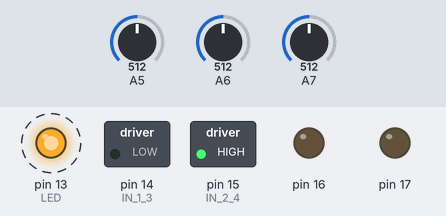
The sketch below on a simulated Arduino Nano, built with avr-gcc and run on an emulated ATmega328P. Parts: switched loads named in the sketch (green lamp = pin HIGH), output pins drawn as LEDs (lit = HIGH). Dashed ring = blinking. The inputs (shaded band) are chosen by the test bench; at power-on: A5 = 512, A6 = 512, A7 = 512.

Above: at 0.5 s.
Timing chart, 0 to 4.6 s (numbered marks = the images above):
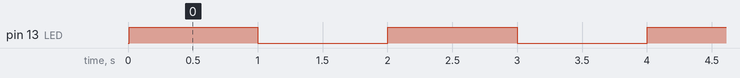

Measured:
- by itself, pin 13 (LED): alternates HIGH for 1.0 s and LOW for 1.0 s

The sketch:

main.ino
```cpp
#include <PID_v1.h>
#include <math.h>
using namespace std;

#include "structs.h"

double notes_per_second = 1.0;
// in centimeters
double note_length = 4;

int motor_power = 75;
//Positive turns right
int turn_trim = 10;


// Sensors

sensor left_sensor = {A5, 0};
sensor right_sensor = {A7, 0};
sensor note_sensor = {A6, 0};


void read_sensor(sensor *s) {
    s->reading = analogRead(s->port);
}

// TEMPORARY!
unsigned long last_peak = 0;
unsigned int delta_peak;


// Sine Wave

int sin_table[65];


void calculate_sin_table() {
    for (int i = 0; i <= 64; i++)
    if (i == 64) sin_table[i] = 127;
    else sin_table[i] = (int)(128 * sin(M_PI * i / 128));
}

int custom_sin(int theta) {
    if (theta < 0 || theta >= 256) {
      Serial.println("ERROR! theta value out of range");
      return 0;
    }
    if (0 <= theta && theta < 64) return 128 + sin_table[theta];
    else if (64 <= theta && theta < 128) return 128 + sin_table[128 - theta];
    else if (128 <= theta && theta < 192) return 128 - sin_table[theta - 128];
    else /*if (192 <= theta && theta < 256)*/ return 128 - sin_table[256 - theta];
}


// Speaker
int dir = 1, extension = 0;
int cutoff[] = {133, 148, 169, 195, 224, 252, 277};
int tuning_increment[] = {6, 7, 8, 9, 10, 11, 12, 13};
int note;


void read_note() {
  read_sensor(&note_sensor);
  int reading = note_sensor.reading;
  if (reading >= 295) note = 7;
  else {
    for (int i = 0; i < 7; i++) {
      if (reading < cutoff[i]) {
        note = i;
        break;
      }
    }
  }
}

void update_speaker() {
  read_note();
  for (int i = 0; i < 8; i++) {
    extension += dir * tuning_increment[note];
    if (extension >= 255) {
      dir = -1;
      extension = 255;

      delta_peak = micros() - last_peak;
      last_peak = micros();
    }
    else if (extension <= 0) {
      dir = 1;
      extension = 0;
    }

    PORTD = custom_sin(extension);
    delayMicroseconds(1);
  }
}


// Motors

// Both motors
#define IN_1_3 14
#define IN_2_4 15
// Left motor
#define ENABLE1 17
#define ENCLA 10
#define ENCLB 9
// Right motor
#define ENABLE2 16
#define ENCRA 11
#define ENCRB 12


Motor left;
Motor right;

void set_motor_pins(Motor m) {
  pinMode(m.en, OUTPUT);
  pinMode(m.enca, INPUT);
  pinMode(m.encb, INPUT);
}

void set_motor_power(Motor m, int rate) {
  analogWrite(m.en, rate);
}


// Follow Line

enum drift {
  RIGHT,
  LEFT,
  NONE
};

int right_turn_ratio = 0;
drift current_drift = NONE;

void follow_line() {
    read_sensor(&left_sensor);
    read_sensor(&right_sensor);

    // Has veered left
    if (left_sensor.reading > 160 /*&& right_sensor.reading < 200*/) { // Test values
        right_turn_ratio = 30; // Test value
        current_drift = LEFT;
    }
    // Has veered right
    else if (right_sensor.reading > 390 /*&& left_sensor.reading < 200*/) {
        right_turn_ratio = -20;
        current_drift = RIGHT;
    }
    /*
    // Was veering left, now is straight
    else if (current_drift == LEFT) {
        current_drift = NONE;
        // Correct the turn
        right_turn_ratio = -5; // Test value
    }
    // Was veering right, now is straight
    else if (current_drift == RIGHT) {
        current_drift = NONE;
        // Correct the turn
        right_turn_ratio = 5;
    }
    // Was straight last time, still is straight
    else {
        // finish correcting (if it was correcting at all)
        if (right_turn_ratio > 0) right_turn_ratio -= 1;
        if (right_turn_ratio < 0) right_turn_ratio += 1;
    }
  */
  else right_turn_ratio = 0;

}


// PID

const int tics_per_rotation = 1450;
const double meters_per_rotation = 0.251327412;
double target_RPM = ((double)4.5) / meters_per_rotation;

unsigned long curr_t;
int delta_t, delta_r;
double speed;

double kp = 0.5, ki = 0, kd = 0;
int target_speed;
double left_motor_power = 0, right_motor_power = 0;

//Create PID controllers
PID left_PID(&left.speed, &left_motor_power, &target_RPM, kp, ki, kd, DIRECT);
PID right_PID(&right.speed, &right_motor_power, &target_RPM, kp, ki, kd, DIRECT);

void update_motor_speed(Motor *m) {
  curr_t = millis();
  delta_t = curr_t - m->last_enc_time;
  //Serial.println(delta_t);
  if(delta_t > 10) {
    m->last_enc_time = curr_t;
    delta_r = m->encoder_reading - m->last_enc_reading;
    m->last_enc_reading = m->encoder_reading;
    double tps = ((double)delta_r) / ((double)delta_t);
    m->speed = tps*(double)60000/(double)tics_per_rotation;
  }
}

// Encoder
void update_encoder(Motor *m) {
  int enca_update_read = digitalRead(m->enca);
  if (m->enca_prev == LOW && enca_update_read == HIGH) {
    if (digitalRead(m->encb) == HIGH) m->encoder_reading++;
    else m->encoder_reading--;
  }
  m->enca_prev = enca_update_read;
}


unsigned long last_micros;
int delta_micros;

#define LED 13

void setup() {
  //bool state = IDLE;
  pinMode(note_sensor.port, INPUT);
  pinMode(left_sensor.port, INPUT);
  pinMode(right_sensor.port, INPUT);

  // pinMode(LEFT_MOTOR, OUTPUT);
  // pinMode(RIGHT_MOTOR, OUTPUT);
  // pinMode(SPEAKER, OUTPUT);

  //Setup our motors
  left.en = ENABLE1;
  left.enca = ENCLA;
  left.encb = ENCLB;
  left.speed = 0;
  left.encoder_reading = left.last_enc_reading = 0;
  left.enca_prev = LOW;
  left.last_enc_time = 0;

  right.en = ENABLE2;
  right.enca = ENCRA;
  right.encb = ENCRB;
  right.speed = 0;
  right.encoder_reading = right.last_enc_reading = 0;
  right.enca_prev = LOW;
  right.last_enc_time = 0;

  //Initialize Serial communcation
  Serial.begin(9600);

  //Set pin modes
  set_motor_pins(right);
  set_motor_pins(left);
  pinMode(left_sensor.port, INPUT);
  pinMode(right_sensor.port, INPUT);
  pinMode(note_sensor.port, INPUT);
  pinMode(LED, OUTPUT);
  pinMode(IN_1_3, OUTPUT);
  pinMode(IN_2_4, OUTPUT);

  //Set motor states
  digitalWrite(IN_1_3, LOW);
  digitalWrite(IN_2_4, HIGH);

  //Enable PID controllers
  left_PID.SetMode(AUTOMATIC);
  right_PID.SetMode(AUTOMATIC);
  left_PID.SetOutputLimits(20,255);
  right_PID.SetOutputLimits(20,255);

  calculate_sin_table();

  last_micros = micros();
}

void loop() {

  follow_line();

  //set_motor_power(left, 35 + right_turn_ratio);
  //set_motor_power(right, 30 - right_turn_ratio);

  /*
  update_encoder(&left);
  update_encoder(&right);
  update_motor_speed(&left);
  update_motor_speed(&right);
  */


  set_motor_power(left, motor_power + right_turn_ratio + turn_trim);
  set_motor_power(right, motor_power - right_turn_ratio - turn_trim);


  update_speaker();

  if ((millis() / 1000) % 2) {
    digitalWrite(LED, LOW);
  } else {
    digitalWrite(LED, HIGH);
  }

  /*
  if (!(millis() % 1000)) {
    Serial.print(1000000.0 / delta_peak);
    Serial.print(" NOTE: ");
    Serial.println(note);
  }
  */


  delta_micros = micros() - last_micros;
  delayMicroseconds(max(0, 250 - delta_micros));
  last_micros = micros();

}
```

structs.h
```cpp
struct Motor {
  int in1, in2, en, enca, encb;
  double speed;
  int encoder_reading, last_enc_reading;
  int enca_prev;
  unsigned long last_enc_time;
};

struct sensor {
    int port, reading;
};
```
